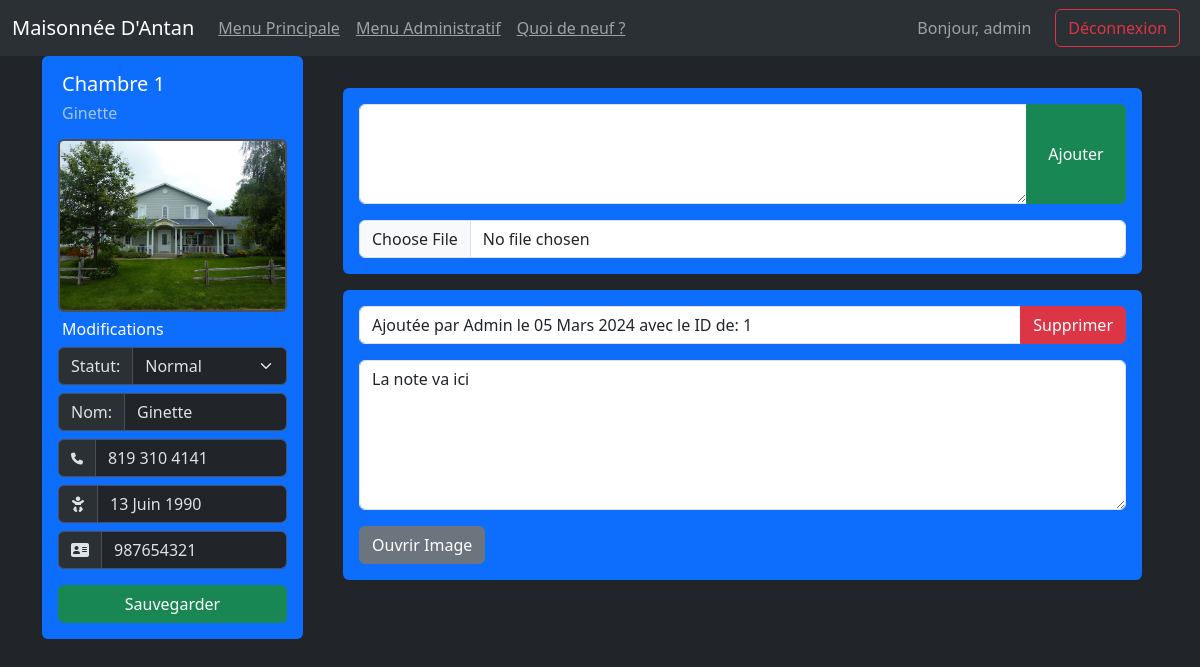
The page /view.php?id=1 (signed in) on the database its author committed.
### tables this page shows
CREATE TABLE `rooms` (
  `id` int(11) NOT NULL,
  `displayid` int(11) NOT NULL,
  `nom` varchar(50) NOT NULL,
  `status` varchar(10) NOT NULL,
  `dob` varchar(50) NOT NULL,
  `ass` varchar(50) NOT NULL,
  `phone` varchar(15) NOT NULL
);

CREATE TABLE `notes` (
  `roomid` int(11) NOT NULL,
  `noteid` int(11) NOT NULL,
  `user` varchar(20) NOT NULL,
  `time` timestamp NOT NULL DEFAULT current_timestamp() ON UPDATE current_timestamp(),
  `note` text NOT NULL,
  `image` text DEFAULT NULL
);

### config/functions.php (called while the page is built, shortened)
<?php
include('template.php');
$conn = include('database.php');
function IsMaintenance() {
    global $conn;
    $sql = "SELECT maintenance FROM settings WHERE id = 1";
    $result = mysqli_query($conn, $sql);
    $row = mysqli_fetch_assoc($result);
    if ($row['maintenance'] == 1) {
        return true;
    } else {
        return false;
    }
}
function GetNotes($room) {
    global $conn;
    $sql = "SELECT * FROM notes WHERE roomid='$room' ORDER BY noteid DESC";
    $result = mysqli_query($conn, $sql);
    return $result;
}
function GetRoom($id) {
    global $conn;
    $sql = "SELECT * FROM rooms WHERE id='$id'";
    $result = mysqli_query($conn, $sql);
    $row = mysqli_fetch_assoc($result);
    return $row;
}
function GetHumanDate($date) {
    $dateString = $date;
    $timestamp = strtotime($dateString);
    if ($timestamp !== false) {
        $monthNames = [
            'Janvier', 'Février', 'Mars', 'Avril', 'Mai', 'Juin', 'Juillet', 'Août', 'Septembre', 'Octobre', 'Novembre', 'Décembre'
        ];
        $month = strftime('%m', $timestamp) - 1;
        $humanDate = strftime("%d {$monthNames[$month]} %Y", $timestamp);
    } else {
        return "Format de date invalide";
    }
    return $humanDate;
}
function GetImage($noteid) {
    global $conn;
    $sql = "SELECT image FROM notes WHERE noteid='$noteid'";
    $result = mysqli_query($conn, $sql);
    $row = mysqli_fetch_assoc($result);
    $image = "" . $row['image'];
    return $image;
}
function IsAdmin(){
    if (isset($_SESSION['admin'])) {
        if ($_SESSION['admin'] == 1){
            return true;
        } else {
            return false;
        }
    } else {
        return "SESSION ERROR";
    }
}
?>

### view.php (the view, shortened to what this page needs)
<?php
include_once './config/functions.php';
$id = $_GET['id'];
?>
<!DOCTYPE html>
<html lang="en">
<head>
    <link href="https://cdn.jsdelivr.net/npm/bootstrap@5.3.2/dist/css/bootstrap.min.css" rel="stylesheet">
</head>
<body data-bs-theme="dark">
    <?php echo GetNavBar(); ?>
    <div class="container">
    <div class="row">
      <div class="col-md-3">
        <div class="bg-primary text-white p-3 rounded">
            <h5 class="ms-1"> Chambre <?php echo $id ?> </h5>
            <h6 class="text-muted ms-1 mb-3"><?php echo GetRoom($id)['nom'] ?></h6>
            <img src="./img/room_<?php echo $id ?>.jpg" class="img-fluid rounded border border-2" alt="Responsive image">
            <h6 class="ms-1 mt-2">Modifications</h6>
            <form action="./actions/edit.php?id=<?php echo $id ?>" method="post" class="d-grid">
                <div class="input-group">
                    <span class="input-group-text" id="basic-addon1">Statut:</span>
                    <select class="form-select" id="inputGroupSelect04" aria-label="Example select with button addon" name="status">
                        <option value="NORM"<?php if (GetRoom($id)['status'] == "NORM") {?> selected <?php }?>>Normal</option>
                    </select>
                </div>
                <div class="input-group mt-2">
                    <span class="input-group-text" id="basic-addon1">Nom:</span>
                    <input type="text" class="form-control" value='<?php echo GetRoom($id)['nom'] ?>' aria-label="Username" name="username" aria-describedby="basic-addon1">
                </div>
                <div class="input-group mt-2">
                    <span class="input-group-text" id="basic-addon1"><i class="fa-solid fa-phone fa-xs"></i></span>
                    <input type="text" class="form-control" placeholder="Telephone" value="<?php echo GetRoom($id)['phone']?>" aria-label="Phone" name="phone" aria-describedby="basic-addon1">
                </div>
                <div class="input-group mt-2">
                    <span class="input-group-text" id="basic-addon1"><i class="fa-solid fa-baby"></i></span>
                    <input type="text" class="form-control" placeholder="Date de naissance" value="<?php echo GetRoom($id)['dob']?>" aria-label="DOB" name="dob" aria-describedby="basic-addon1">
                </div>
                <div class="input-group mt-2">
                    <span class="input-group-text" id="basic-addon1"><i class="fa-solid fa-address-card"></i></span>
                    <input type="text" class="form-control" placeholder="Assurance Maladie" value="<?php echo GetRoom($id)['ass']?>" aria-label="ASS" name="ass" aria-describedby="basic-addon1">
                </div>
                <button  type="submit" class="btn btn-success mt-3 width:100%" name="submit">Sauvegarder</button>
            </form>
        </div>
      </div>
      <div class="col-md-9">
        <div class="p-3 rounded text-dark" data-bs-theme="light">
            <div class="text-bg-primary p-3 mt-3 rounded">
                <form action="./actions/add_note.php?id=<?php echo $id ?>" method="post" enctype="multipart/form-data">
                    <div class="input-group form-floating" >
                            <textarea class="form-control" placeholder="Nouvelle note" name="note" id="note" style="height: 100px"></textarea>
                            <label for="note">Nouvelle Note</label>
                            <button class="btn btn-success" type="submit" name="submit" id="button-addon2" style="width: 100px;">Ajouter</button>
                    </div>
                    <div class="mt-3">
                        <input class="form-control" type="file" name="fileToUpload" id="fileToUpload">
                    </div>
                </form>
            </div>
                <?php $notes = GetNotes($id);
                while ($row = mysqli_fetch_assoc($notes)) { ?>
                    <form action="./actions/delete_note.php?id=<?php echo $id . "&noteid=" . $row['noteid'] ?>" method="post">
                    <div class="text-bg-primary p-3 mt-3 rounded">
                        <div class="input-group mb-3">
                                <input readonly type="text" class="form-control" value="<?php echo "Ajoutée par " . $row['user'] . " le " . GetHumanDate($row['time']) . " avec le ID de: " . $row ['noteid'] ?>" placeholder="Recipient's username" aria-label="Recipient's username" aria-describedby="button-addon2">
                                <button class="btn btn-danger" type="delete" id="button-addon2">Supprimer</button>
                            </div>
                            <div class="input-group mt-2" data-bs-theme="light">
                                <textarea class="form-control" aria-label="With textarea" style="height: 150px;" name='notes' readonly><?php echo trim(htmlspecialchars($row['note'])); ?></textarea>
                            </div>
                            <div class="mt-3">
                                <?php if ($row['image'] != NULL) { ?>
                                    <a href="<?php echo GetImage($row['noteid'])?>" target="_blank" class="btn btn-secondary">
                                        Ouvrir Image
                                    </a>
                                <?php } ?>
                            </div>
                        </div>
                    </form>
                <?php } ?>
        </div>
      </div>
    </div>
  </div>
</body>
</html>

### config/template.php (shortened to what this page needs)
<?php
function GetNavBar() {
    ?>
    <nav class='navbar navbar-expand-lg bg-body-tertiary' data-bs-theme='dark'>
        <div class='container-fluid'>
            <a class='navbar-brand' href='http://localhost/sys-web/'>Maisonnée D'Antan</a>
            <div class='collapse navbar-collapse' id='navbarCollapse'>
                <ul class='navbar-nav me-auto mb-2 mb-lg-0'>
                    <li class='nav-item'>
                        <a class='nav-link' aria-current='page' href='http://localhost/sys-web/home.php'><u>Menu Principale</u></a>
                    </li>
                    <?php if (IsAdmin()) { ?>
                        <li class='nav-item'>
                            <a class='nav-link' href='http://localhost/sys-web/admin'><u>Menu Administratif</u></a>
                        </li>
                    <?php } ?>
                    <li class='nav-item'>
                        <a class='nav-link' aria-current='page' href='http://localhost/sys-web/whatsnew.php'><u>Quoi de neuf ?</u></a>
                    </li>
                </ul>
                <span class='navbar-text me-4 fs-6'>Bonjour, <?php echo $_SESSION['username']; ?> </span>
                <a class='btn btn-outline-danger me-2' type='button' href='http://localhost/sys-web/config/logout.php'>Déconnexion</a>
            </div>
        </div>
    </nav>
    <?php if (IsMaintenance()) { ?>
        <div class="alert alert-warning mt-4 ms-4 me-4" role="alert">
            Mode Maintenance
        </div>
    <?php } ?>
    <?php
    $html = ob_get_clean();
    return $html;
}
?>

### rows shown on the page
rooms: nom "Ginette", status "Normal", username "Ginette", phone "819 310 4141", dob "13 Juin 1990", ass "987654321"
notes: user+time+noteid "Ajoutée par Admin le 05 Mars 2024 avec le ID de: 1", notes "La note va ici"

### other values the page prints
$_SESSION['username'] "admin"
$id "1"
